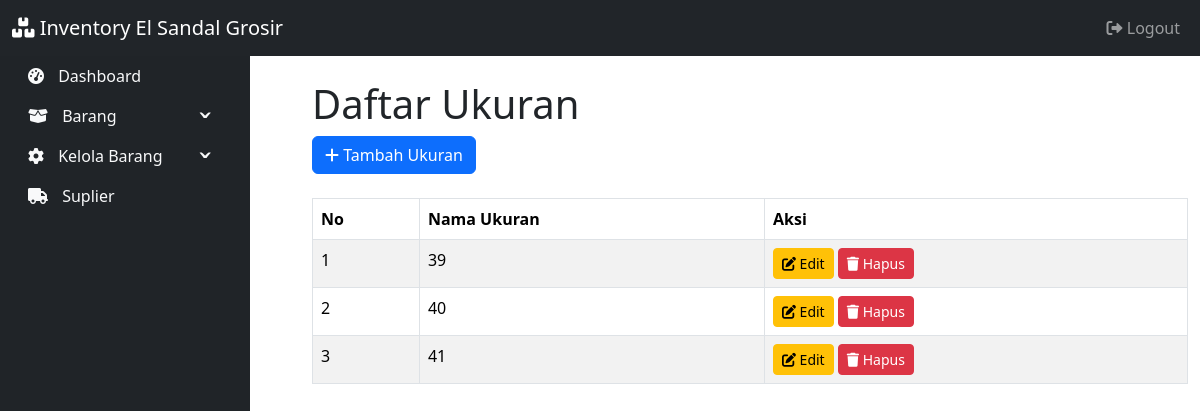
Page /halaman/ukuran.php (signed in) on the committed database.
### tables this page shows
CREATE TABLE `ukuran` (
  `id` int(11) NOT NULL,
  `nama_ukuran` varchar(50) NOT NULL
);

### halaman/ukuran.php (the view, shortened to what this page needs)
<?php
include '../koneksi/koneksi.php';
$queryUkuran = "SELECT id, nama_ukuran FROM ukuran";
$resultUkuran = $koneksi->query($queryUkuran);
?>
<!DOCTYPE html>
<html lang="en">
<head>
    <link href="https://cdn.jsdelivr.net/npm/bootstrap@5.3.1/dist/css/bootstrap.min.css" rel="stylesheet">
    <link rel="stylesheet" href="https://cdnjs.cloudflare.com/ajax/libs/font-awesome/6.0.0-beta3/css/all.min.css">
</head>
<body>
    <?php include '../komponen/navbar.php'; ?>
    <div class="container-fluid">
        <div class="row">
            <?php include '../komponen/sidebar.php'; ?>
            <div class="col-md-9 offset-md-3 mt-4">
                <h1>Daftar Ukuran</h1>
                <a href="tambah_ukuran.php" class="btn btn-primary btn-tambah">
                    <i class="fas fa-plus"></i> Tambah Ukuran
                </a>
                <table class="table table-striped table-bordered mt-2">
                    <thead>
                        <tr>
                            <th>No</th>
                            <th>Nama Ukuran</th>
                            <th>Aksi</th>
                        </tr>
                    </thead>
                    <tbody>
                        <?php
                        $no = 1;
                        while ($row = $resultUkuran->fetch_assoc()) {
                            echo "<tr>";
                            echo "<td>" . $no++ . "</td>";
                            echo "<td>" . $row['nama_ukuran'] . "</td>";
                            echo "<td>";
                            echo "<a href='edit_ukuran.php?id=" . $row['id'] . "' class='btn btn-sm btn-warning'>
                                    <i class='fas fa-edit'></i> Edit
                                  </a> ";
                            echo "<button class='btn btn-sm btn-danger' onclick='hapusUkuran(" . $row['id'] . ")'>
                                    <i class='fas fa-trash'></i> Hapus
                                  </button>";
                            echo "</td>";
                            echo "</tr>";
                        }
                        ?>
                    </tbody>
                </table>
            </div>
        </div>
    </div>
</body>
</html>

### halaman/ukuran.php (style rules this page uses)
.btn-tambah { margin-bottom: 1rem; }

### rows in the picture
ukuran: nama_ukuran "39"
ukuran: nama_ukuran "40"
ukuran: nama_ukuran "41"
